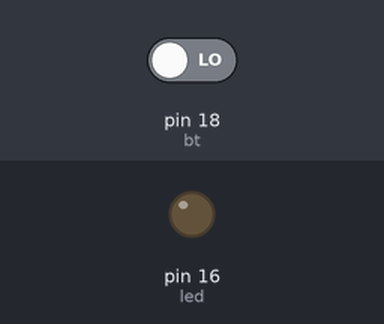
The program below on a simulated MicroPython board. On the bench: output pins drawn as LEDs (lit = HIGH). The test bench sets the inputs (shaded band); at power-on: pin 18 (bt) LOW.

Above: at 1.2 s.
1.3 s: pin 18 (bt) driven HIGH
At 2.4 s:
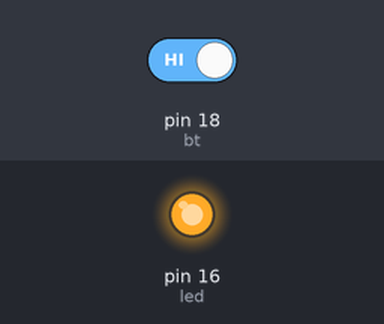
2.8 s: pin 18 (bt) driven LOW
At 3.5 s:
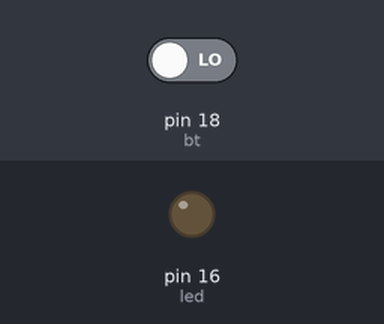
Timing chart, 0 to 5.8 s (numbered marks = the images above; inputs shaded):
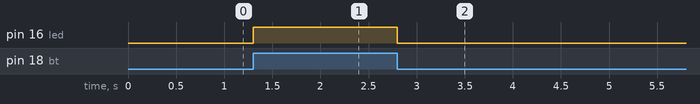

Measured:
- after the input at 1.3 s, pin 16 (led): LOW → HIGH at once
- after the input at 2.8 s, pin 16 (led): HIGH → LOW at once

The program:

button_led.py
```python
# File : button_led.py
# Simple program to control a led with a button
# https://docs.micropython.org/en/latest/library/machine.Pin.html
# joao.galhardocarraca@student.hepl.be
# 13/2/2023

#Import of libraries
from machine import Pin

#Led and button pin configuration
led = Pin(16, Pin.OUT)
bt = Pin(18, Pin.IN)

#While statement
while True:
    val=bt.value()	#Readings of the button
    #If statement to turn led on when the button is pushed
    if val==1:
        led.value(1)
    else:
        led.value(0)
```
